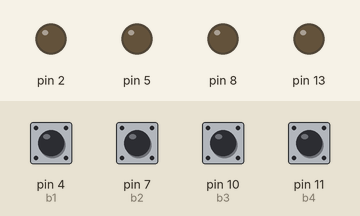
A sketch run on a simulated Arduino Uno, built with avr-gcc and run on an emulated ATmega328P. Parts: output pins drawn as LEDs (lit = HIGH). The inputs (shaded band) are chosen by the test bench; at power-on: pin 4 (b1), pin 7 (b2), pin 10 (b3), pin 11 (b4) HIGH.

Above: at 1.2 s.
1.3 s: pin 4 (b1) pulled LOW for 0.15 s
At 1.4 s:
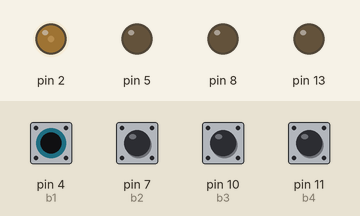
3.0 s: pin 7 (b2) pulled LOW for 1 s
At 3.7 s:
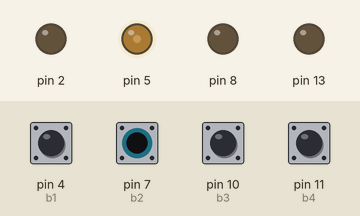
5.5 s: pin 10 (b3) pulled LOW for 0.15 s
At 5.6 s:
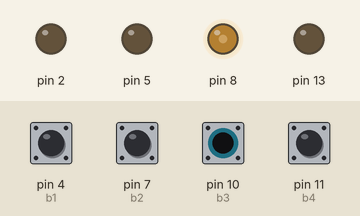
7.2 s: pin 11 (b4) pulled LOW for 0.15 s
At 7.3 s:
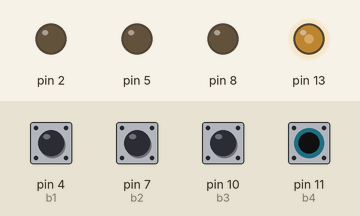
8.9 s: pin 7 (b2) pulled LOW for 0.15 s
At 10.2 s:
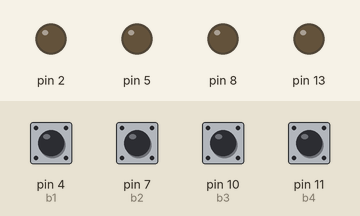
10.5 s: pin 4 (b1) pulled LOW for 1 s
At 11.3 s:
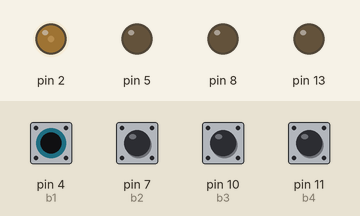
Timing chart, 0 to 13.5 s (numbered marks = the images above; inputs shaded):
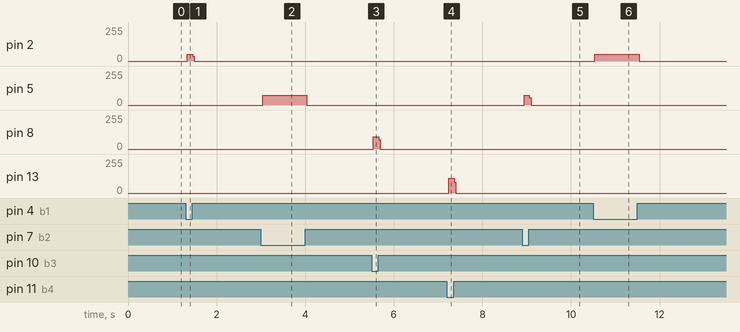

The sketch:

mylooper.ino
```cpp
// button define
#define LONG_PRESS 2
#define SHORT_PRESS 1
#define JUST_PRESS_MODE 1
#define LONG_PRESS_MODE 2

#include "button.h"


/*button *but;
button *but2;
button *but3;
button *but4;*/
int b1=4;
int b2=7;
int b3=10;
int b4=11;

  int v1 = 0;
  int v2 = 0;
  int v3 = 0;
  int v4 = 0;

void setup() {
  // put your setup code here, to run once:
  /*but = new button(4);
  but2 = new button(7);
  but3 = new button(10);
  but4 = new button(10);*/
  pinMode( b1 ,INPUT_PULLUP );
  pinMode( b2 ,INPUT_PULLUP );
  pinMode( b3 ,INPUT_PULLUP );
  pinMode( b4 ,INPUT_PULLUP );
  pinMode(2, OUTPUT);
  pinMode(5, OUTPUT);
  pinMode(8, OUTPUT);
  pinMode(13, OUTPUT);
  Serial.begin(57600);
  Serial.setTimeout(20);
  delay(20);

}

void loop() {
  // put your main code here, to run repeatedly:
  /*but->update();
  but2->update();
  but3->update();
  but4->update();*/
  digitalWrite(2, false);
  digitalWrite(5, false);
  digitalWrite(8, false);
  digitalWrite(13, false);

  v1 = !digitalRead(b1);
  v2 = !digitalRead(b2);
  v3 = !digitalRead(b3);
  v4 = !digitalRead(b4);
  if(v1)digitalWrite(2, true);
  if(v2)digitalWrite(5, true);
  if(v3)digitalWrite(8, true);
  if(v4)digitalWrite(13, true);
  //delay(1);
}
```

button.h
```cpp
class button{

public:
  int numPin;
  boolean isPressed;
  boolean previousState;
  boolean currentState;
  unsigned long timePressed;
  int longPressTime;
  int shortPressTime;

  button(int numPin);
  void init();
  void update();
  int readButton();

  //Mode : look for press / look for release ( long press or short press )
  int currentMode;
  void switchMode ( int newMode );


};

button::button(int _numPin){
  numPin = _numPin;
  pinMode( numPin ,INPUT_PULLUP );

  //constant to set the duration (ms) to consider 'long press'
  longPressTime = 2000;
  shortPressTime = 30;
  currentMode = JUST_PRESS_MODE;

  init();

}

void button::init(){

 isPressed = false;
 timePressed = millis();
 previousState=!digitalRead(numPin);
 currentState = previousState;

}

void button::update(){

   // Only update currentState & previousState
   previousState = currentState;
   currentState = !digitalRead(numPin);

}

int button::readButton(){

  int ret = 0;

  if( !isPressed ){

     if( !previousState && currentState  ){
       isPressed = true;
       timePressed = millis();
     }

  }

  //Mode looking for the pressing, from Up to low
  if(currentMode == JUST_PRESS_MODE ){

    if(isPressed) ret = 1;
    isPressed = false;

  }
  //Mode looking for longPress / shortPress, from low to up
  else{

    if(isPressed && (!currentState && previousState) ){

       if(millis()-timePressed >  longPressTime){
           //User is pressing for a long time
          ret = LONG_PRESS;
          isPressed = false;

       }
       else if( (millis()- timePressed) <longPressTime && (millis() -timePressed) > shortPressTime){
          // if not, look for a release of pressing
             //release is found, this is a short Press
             ret = SHORT_PRESS;
             isPressed = false;

       }
       else{
         // Probably a mistake, need to re-push again
         isPressed = false;
       }

    }

  }

 return ret;
}

void button::switchMode( int newMode){

  init();

  if(newMode == JUST_PRESS_MODE || newMode == LONG_PRESS_MODE ){

     currentMode = newMode;

  }


}
```

Measured:
- after the input at 1.3 s, pin 2: 0/255 → 49/255 at once, → 0/255 0.12 s later
- after the input at 3.0 s, pin 5: 0/255 → 72/255 at once, → 0/255 1.0 s later
- after the input at 5.5 s, pin 8: 0/255 → 92/255 at once, → 0/255 0.12 s later
- after the input at 7.2 s, pin 13: 0/255 → 110/255 at once, → 0/255 0.12 s later
- after the input at 8.9 s, pin 5: 0/255 → 72/255 at once, → 0/255 0.12 s later
- after the input at 10.5 s, pin 2: 0/255 → 49/255 at once, → 0/255 1.0 s later
